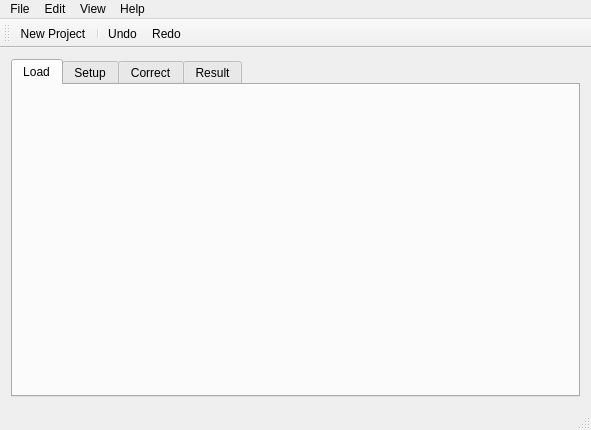
<?xml version="1.0" encoding="UTF-8"?>
<ui version="4.0">
 <class>MainView</class>
 <widget class="QMainWindow" name="MainView">
  <property name="geometry">
   <rect>
    <x>0</x>
    <y>0</y>
    <width>591</width>
    <height>430</height>
   </rect>
  </property>
  <property name="windowTitle">
   <string>Universal Timetable Checker</string>
  </property>
  <widget class="QWidget" name="centralWidget">
   <layout class="QVBoxLayout" name="verticalLayout_2">
    <item>
     <widget class="QTabWidget" name="mainTabWidget">
      <property name="enabled">
       <bool>true</bool>
      </property>
      <property name="currentIndex">
       <number>0</number>
      </property>
      <widget class="QWidget" name="tabLoad">
       <attribute name="title">
        <string>Load</string>
       </attribute>
       <layout class="QVBoxLayout" name="verticalLayout_3">
        <item>
         <layout class="QVBoxLayout" name="loLoadTab"/>
        </item>
       </layout>
      </widget>
      <widget class="QWidget" name="tabSetup">
       <attribute name="title">
        <string>Setup</string>
       </attribute>
       <layout class="QVBoxLayout" name="verticalLayout_4">
        <item>
         <layout class="QVBoxLayout" name="loSetupTab"/>
        </item>
       </layout>
      </widget>
      <widget class="QWidget" name="tabCorrect">
       <attribute name="title">
        <string>Correct</string>
       </attribute>
       <layout class="QVBoxLayout" name="verticalLayout_6">
        <item>
         <layout class="QVBoxLayout" name="loCorrectTab"/>
        </item>
       </layout>
      </widget>
      <widget class="QWidget" name="tabResult">
       <attribute name="title">
        <string>Result</string>
       </attribute>
       <layout class="QVBoxLayout" name="verticalLayout_5">
        <item>
         <layout class="QVBoxLayout" name="loResultTab"/>
        </item>
       </layout>
      </widget>
     </widget>
    </item>
   </layout>
  </widget>
  <widget class="QMenuBar" name="menuBar">
   <property name="geometry">
    <rect>
     <x>0</x>
     <y>0</y>
     <width>591</width>
     <height>20</height>
    </rect>
   </property>
   <widget class="QMenu" name="menuFile">
    <property name="title">
     <string>File</string>
    </property>
    <addaction name="actionNew_Project"/>
    <addaction name="separator"/>
    <addaction name="actionClose_Window"/>
   </widget>
   <widget class="QMenu" name="menuEdit">
    <property name="title">
     <string>Edit</string>
    </property>
    <addaction name="actionUndo"/>
    <addaction name="actionRedo"/>
    <addaction name="separator"/>
    <addaction name="actionCut"/>
    <addaction name="actionCopy"/>
   </widget>
   <widget class="QMenu" name="menuView">
    <property name="title">
     <string>View</string>
    </property>
    <addaction name="actionFull_Screen"/>
   </widget>
   <widget class="QMenu" name="menuHelp">
    <property name="title">
     <string>Help</string>
    </property>
    <addaction name="actionAbout"/>
   </widget>
   <addaction name="menuFile"/>
   <addaction name="menuEdit"/>
   <addaction name="menuView"/>
   <addaction name="menuHelp"/>
  </widget>
  <widget class="QToolBar" name="mainToolBar">
   <attribute name="toolBarArea">
    <enum>TopToolBarArea</enum>
   </attribute>
   <attribute name="toolBarBreak">
    <bool>false</bool>
   </attribute>
   <addaction name="actionNew_Project"/>
   <addaction name="separator"/>
   <addaction name="actionUndo"/>
   <addaction name="actionRedo"/>
  </widget>
  <widget class="QStatusBar" name="statusBar"/>
  <action name="actionNew_Project">
   <property name="text">
    <string>New Project</string>
   </property>
  </action>
  <action name="actionClose_Window">
   <property name="text">
    <string>Close Window</string>
   </property>
  </action>
  <action name="actionUndo">
   <property name="text">
    <string>Undo</string>
   </property>
  </action>
  <action name="actionRedo">
   <property name="text">
    <string>Redo</string>
   </property>
  </action>
  <action name="actionCut">
   <property name="text">
    <string>Cut</string>
   </property>
  </action>
  <action name="actionCopy">
   <property name="text">
    <string>Copy</string>
   </property>
  </action>
  <action name="actionFull_Screen">
   <property name="text">
    <string>Full Screen</string>
   </property>
  </action>
  <action name="actionAbout">
   <property name="text">
    <string>About</string>
   </property>
  </action>
 </widget>
 <layoutdefault spacing="6" margin="11"/>
 <resources/>
 <connections/>
</ui>
